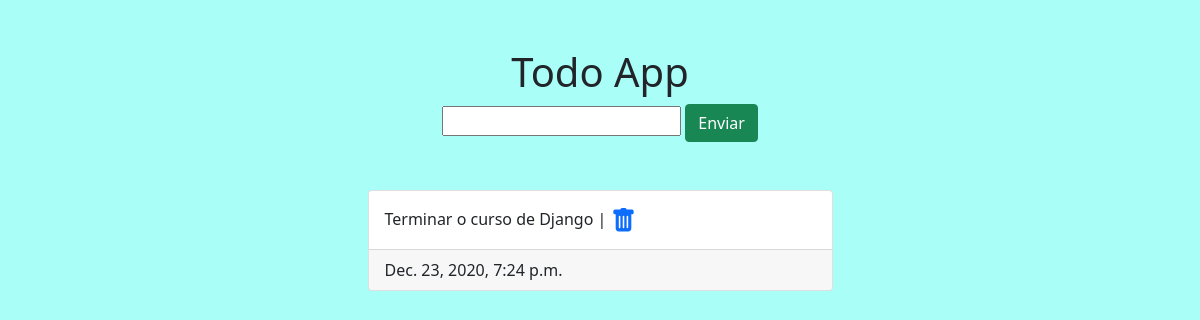
Before: / with the older database file.
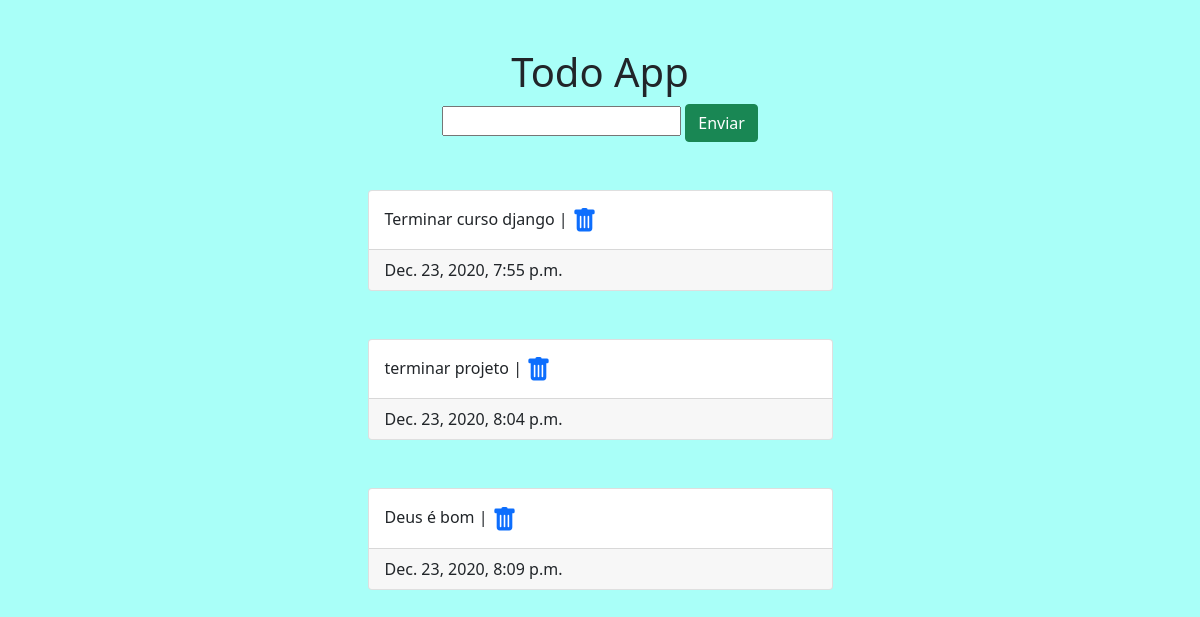
After: the same page with the newer database file.
### tarefa/models.py (models this page shows, shortened)
class Tarefa(models.Model):
    conteudo=models.CharField(max_length=400)
    data=models.DateTimeField(auto_now_add=True)
    completado=models.BooleanField(default=False)

### tarefa/views.py (the view)
# urls.py: path('',views.index,name='index'),
def index (request):
    tarefa=Tarefa.objects.all()
    if request.POST:
        tarefa=request.POST.get('tarefa')
        tarefa=Tarefa(conteudo=tarefa)
        tarefa.save()
        return redirect('/')
    context={
        'tarefa':tarefa,
    }
    return render(request,'tarefas/index.html',context)

### tarefa/templates/tarefas/index.html (shortened to what this page needs)
<!DOCTYPE html>
<html lang="pt-br">
<head>
<link href="https://cdn.jsdelivr.net/npm/bootstrap@5.0.0-beta1/dist/css/bootstrap.min.css" rel="stylesheet">
</head>
<body>
    <div class='container mt-5 '>
    <div class="col-md-5 mx-auto">
        <h1 class='text-center' > Todo App </h1>
        <div class="text-center ">
            <form action="" method="post">
                <input type="text" name='tarefa'>
                <button class="btn btn-success" type="submit"> Enviar </button>
            </form>
        </div>
    {% for tarefa in tarefa %}
        <div class="card mt-5 ">
            <div class="card-body">
        {{tarefa.conteudo}} | <a href="{% url 'excluir' tarefa.id %}">
        </a>
            </div>
         <div class="card-footer">
            {{tarefa.data}}
         </div>
        </div>
    {% endfor %}
</div>
    </div>
</body>
</html>

### tarefa/templates/tarefas/index.html (style rules this page uses)
body { background-color: rgb(169, 255, 248); }

Changed rows visible on the page:
removed Tarefa: conteudo "Terminar o curso de Django", data "Dec. 23, 2020, 7:24 p.m."
added Tarefa: conteudo "Terminar curso django", data "Dec. 23, 2020, 7:55 p.m."
added Tarefa: conteudo "terminar projeto", data "Dec. 23, 2020, 8:04 p.m."
added Tarefa: conteudo "Deus é bom", data "Dec. 23, 2020, 8:09 p.m."
